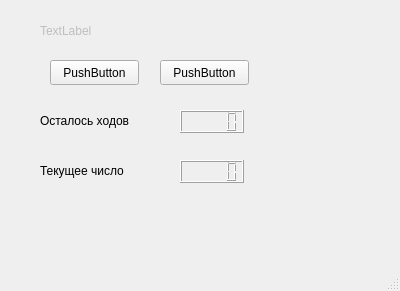
<?xml version="1.0" encoding="UTF-8"?>
<ui version="4.0">
 <class>MainWindow</class>
 <widget class="QMainWindow" name="MainWindow">
  <property name="geometry">
   <rect>
    <x>0</x>
    <y>0</y>
    <width>400</width>
    <height>291</height>
   </rect>
  </property>
  <property name="windowTitle">
   <string>MainWindow</string>
  </property>
  <widget class="QWidget" name="centralwidget">
   <widget class="QLabel" name="label">
    <property name="enabled">
     <bool>false</bool>
    </property>
    <property name="geometry">
     <rect>
      <x>40</x>
      <y>10</y>
      <width>341</width>
      <height>41</height>
     </rect>
    </property>
    <property name="text">
     <string>TextLabel</string>
    </property>
   </widget>
   <widget class="QPushButton" name="pushButton">
    <property name="geometry">
     <rect>
      <x>50</x>
      <y>60</y>
      <width>89</width>
      <height>25</height>
     </rect>
    </property>
    <property name="text">
     <string>PushButton</string>
    </property>
   </widget>
   <widget class="QPushButton" name="pushButton_2">
    <property name="geometry">
     <rect>
      <x>160</x>
      <y>60</y>
      <width>89</width>
      <height>25</height>
     </rect>
    </property>
    <property name="text">
     <string>PushButton</string>
    </property>
   </widget>
   <widget class="QLCDNumber" name="lcdNumber">
    <property name="geometry">
     <rect>
      <x>180</x>
      <y>110</y>
      <width>64</width>
      <height>23</height>
     </rect>
    </property>
   </widget>
   <widget class="QLCDNumber" name="lcdNumber_2">
    <property name="geometry">
     <rect>
      <x>180</x>
      <y>160</y>
      <width>64</width>
      <height>23</height>
     </rect>
    </property>
   </widget>
   <widget class="QLabel" name="label_2">
    <property name="geometry">
     <rect>
      <x>40</x>
      <y>110</y>
      <width>111</width>
      <height>21</height>
     </rect>
    </property>
    <property name="text">
     <string>Осталось ходов</string>
    </property>
   </widget>
   <widget class="QLabel" name="label_3">
    <property name="geometry">
     <rect>
      <x>40</x>
      <y>160</y>
      <width>111</width>
      <height>21</height>
     </rect>
    </property>
    <property name="text">
     <string>Текущее число</string>
    </property>
   </widget>
  </widget>
  <widget class="QMenuBar" name="menubar">
   <property name="geometry">
    <rect>
     <x>0</x>
     <y>0</y>
     <width>400</width>
     <height>22</height>
    </rect>
   </property>
  </widget>
  <widget class="QStatusBar" name="statusbar"/>
 </widget>
 <resources/>
 <connections/>
</ui>
